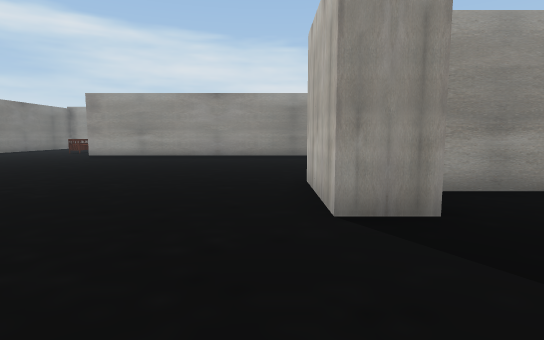
[1] (above)

21 first-person views from a walk through a Unity game level. The camera is 1.5 m above the floor, tilts 6° down and sees 80° across. The floor is counted in squares, 2 m on a side. Each view is taken from the middle of a square. On the plan, view 1 faces up. The plan holds only what a view shows up to about 11 squares ahead; the rest is blank. The place goes on beyond the plan. Some surface patterns are stand-ins.

[2]
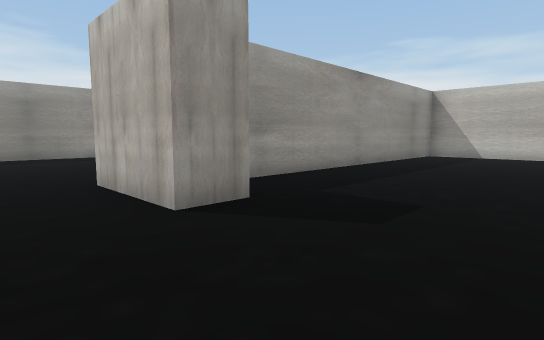

[3]
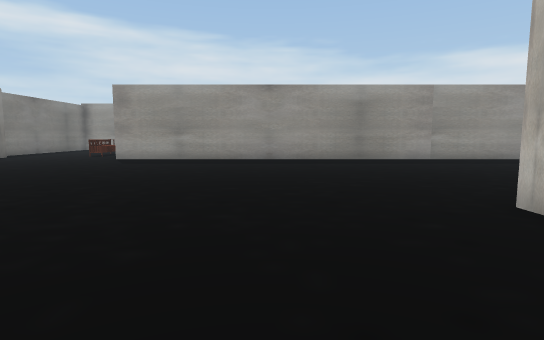

[4]
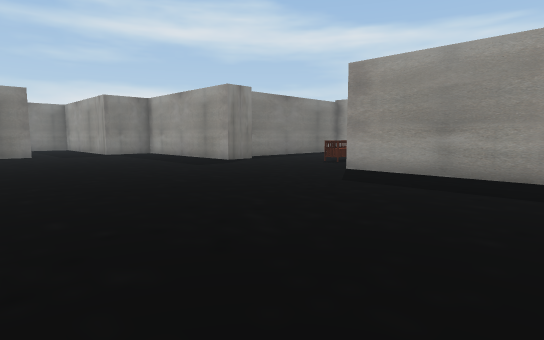

[5]
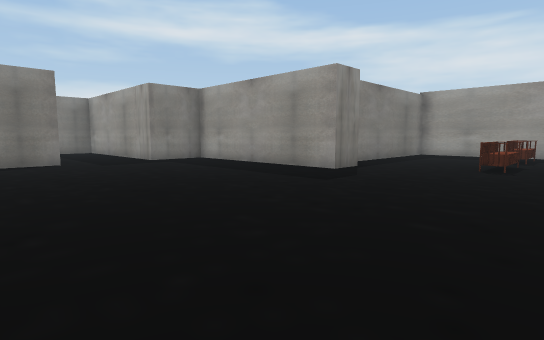

[6]
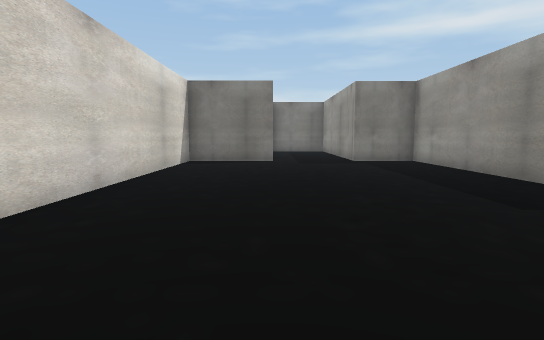

[7]
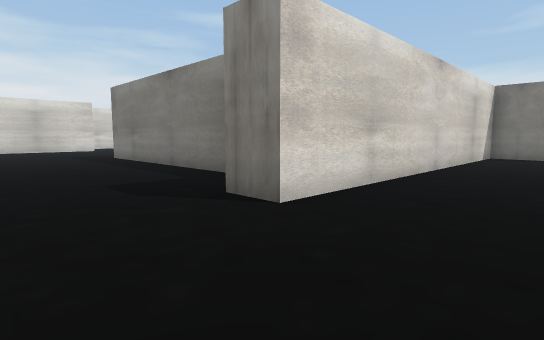

[8]
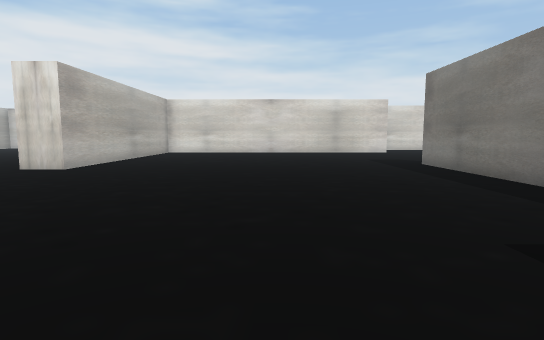

[9]
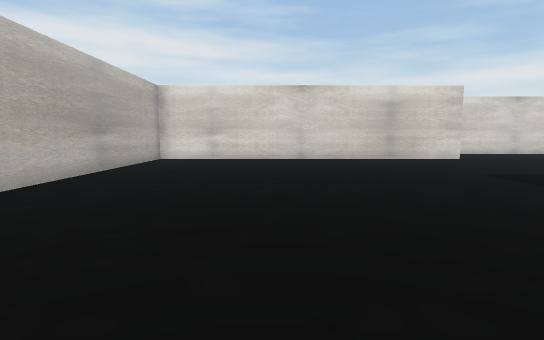

[10]
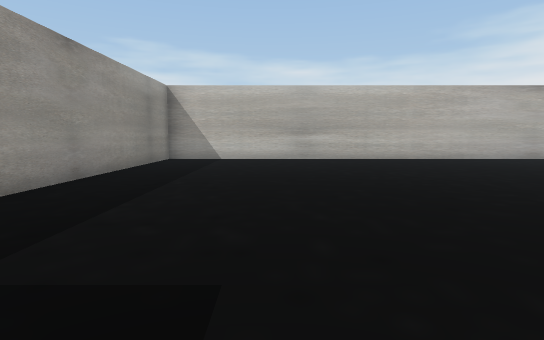

[11]
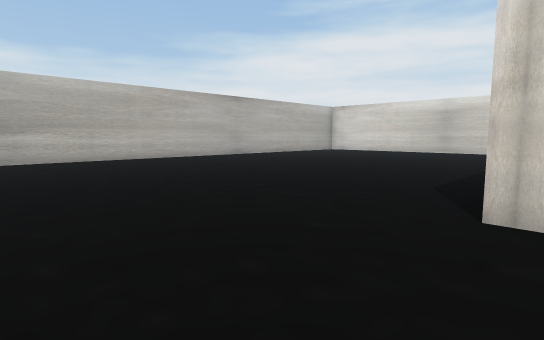

[12]
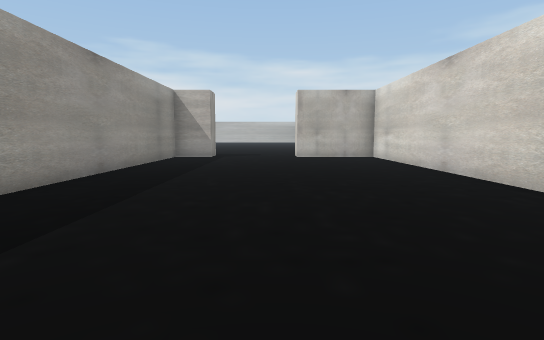

[13]
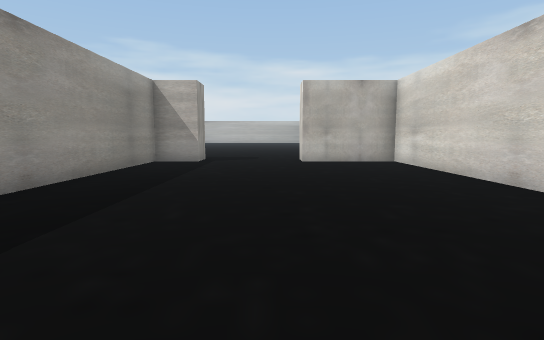

[14]
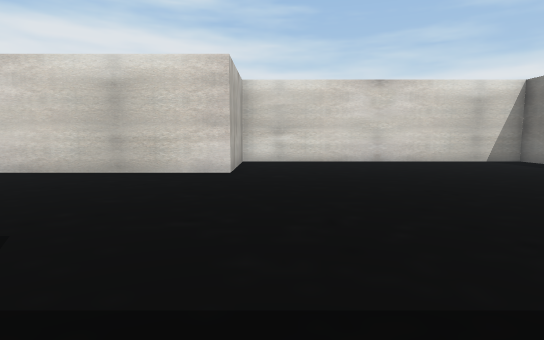

[15]
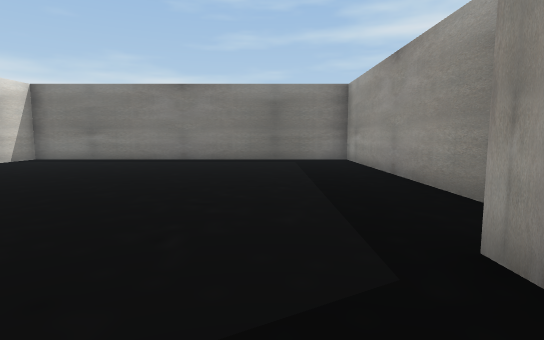

[16]
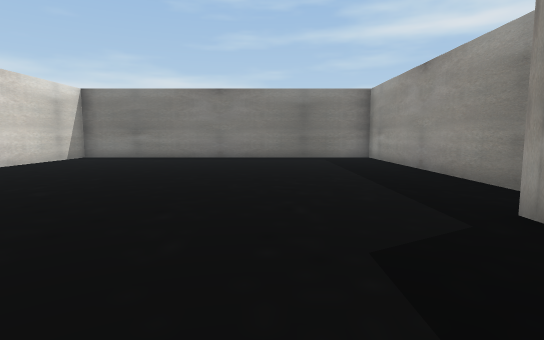

[17]
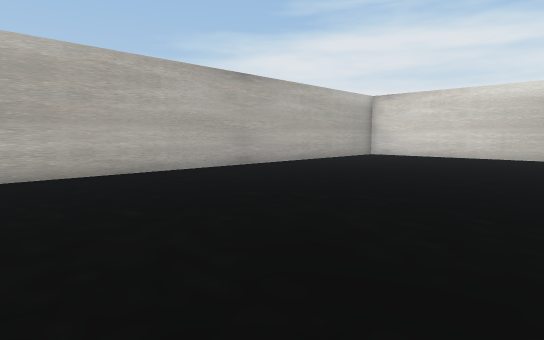

[18]
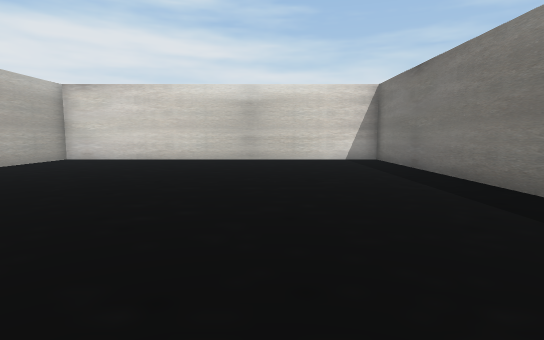

[19]
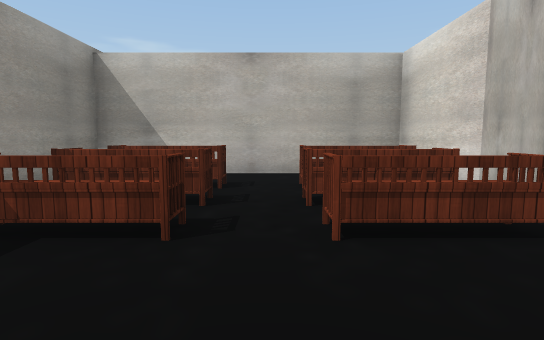

[20]
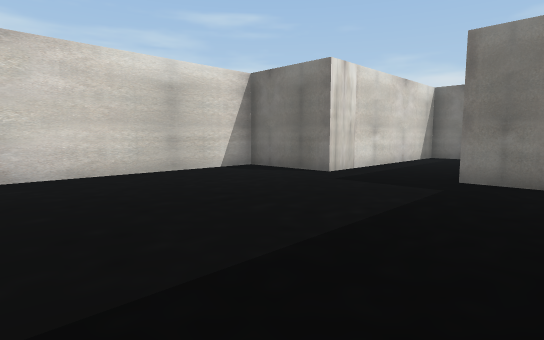

[21]
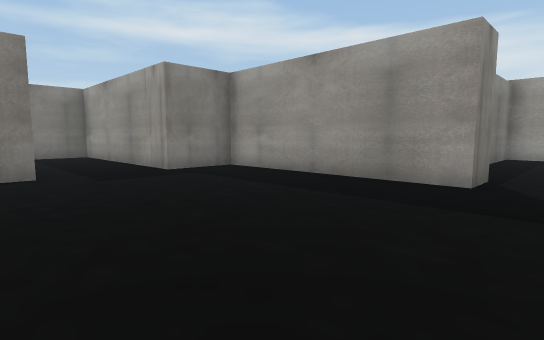

### Floor plan
Points are (right, up) in squares from view 1. A wall is a line through its corners. A room is listed if a view was taken in it or the views show most of it. See-through windows are left out.
Room 1 (views 1, 2, 3, 4, 5, 6, 7, 8, 9, 10, 11, 12, 13, 14, 15, 16, 17, 18, 19, 20, 21)
walls: (1.6, 3) (0.6, 3) (0.6, 5.4); (-8, 2.8) (-8, -3.8); (4.2, 5.4) (11.6, 5.4) (11.6, 8) (12.4, 8); (-8.5, -3.7) (-9.1, -3.7); (-10.2, -2.6) (-17.3, -2.6) (-17.3, -12.5) (-9.2, -12.5) (-9.2, -9.6) (0.6, -9.6) (0.6, -2.2) (1.8, -2.2); (1.6, -7.9) (1.6, -14.4) (11.6, -14.4) (11.6, 4.4) (2.2, 4.4); (-11.2, 13.4) (-11.2, 12.3) (-16.7, 12.3) (-16.7, 10.5) (-22.1, 10.5); (12.5, 11.2) (11.6, 11.2) (11.6, 12.5) (-7, 12.5) (-7, 13.4) (-4.5, 13.4) (-4.5, 18.5); (-12, 18.5) (-12, 14.5); (-22.7, 10) (-22.7, 8) (-16.7, 8) (-16.7, 5.5) (-6.6, 5.5) (-6.6, 4.5)
objects: bench (-9, 14) to (-9, 15); bench (-9, 17) to (-9, 18); bench (-8, 14) to (-7, 15); bench (-7, 17) to (-7, 18); bench (-6, 14) to (-6, 15); bench (-6, 17) to (-6, 18)

Where each view was taken, in squares from view 1:
view 1: 0 up, 0 right, facing up
view 2: 0 up, 1 left, facing up-right
view 3: 2 up, 2 left, facing up
view 4: 6 up, 3 left, facing up-left
view 5: 6 up, 7 left, facing up-left
view 6: 8 up, 7 left, facing left
view 7: 8 up, 4 left, facing down-left
view 8: 5 up, 4 left, facing down
view 9: 1 up, 3 left, facing down
view 10: 1 up, 1 right, facing right
view 11: 1 up, 1 right, facing down-right
view 12: 9 up, 0 right, facing right
view 13: 9 up, 2 right, facing right
view 14: 3 down, 10 left, facing down
view 15: 5 down, 7 left, facing left
view 16: 6 down, 6 left, facing left
view 17: 2 down, 5 right, facing down-right
view 18: 4 down, 5 right, facing down
view 19: 16 up, 11 left, facing right
view 20: 12 up, 11 left, facing down-left
view 21: 7 up, 10 left, facing up-left
